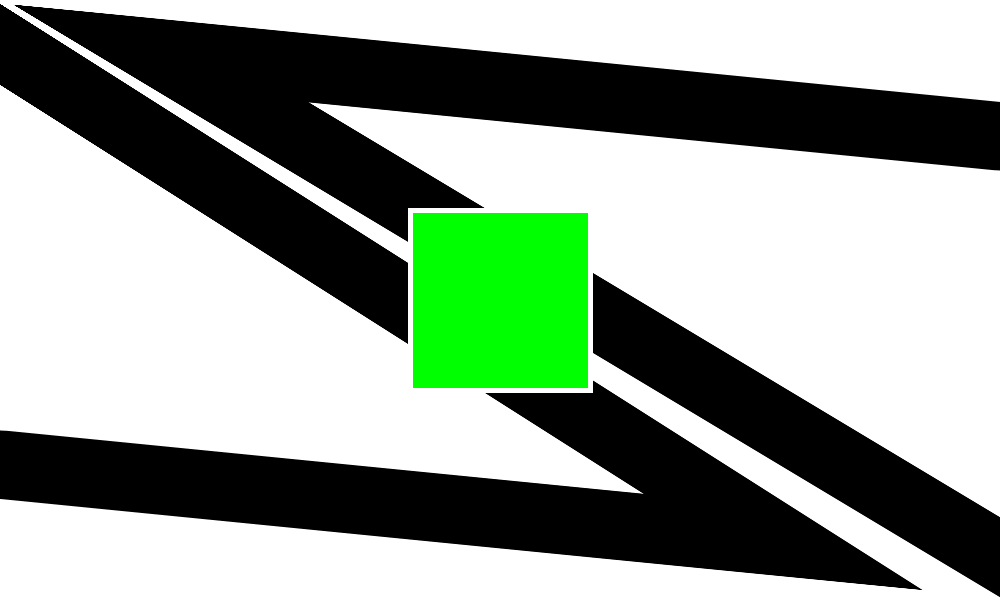
Frame 1 (no input)
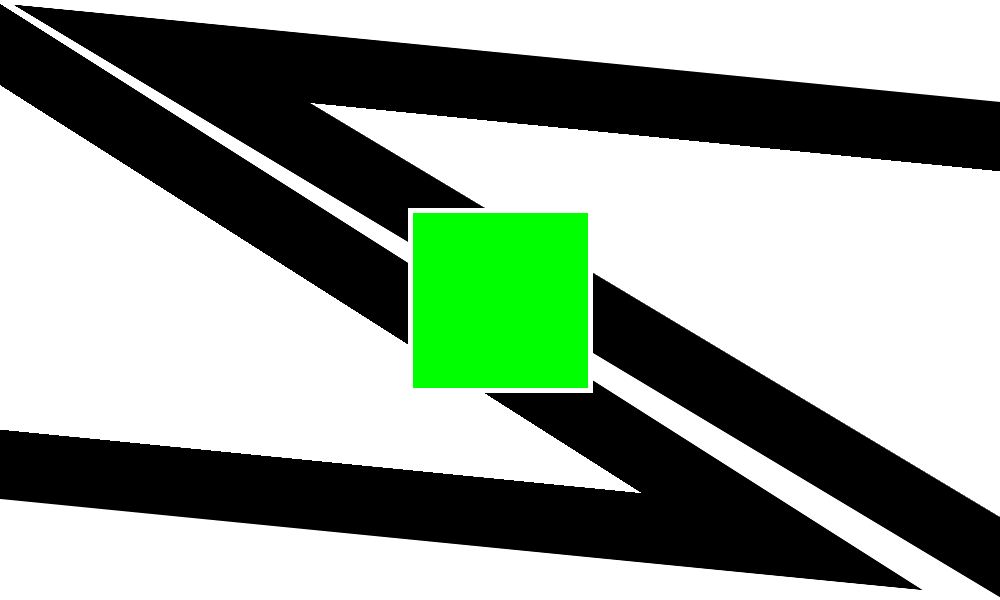
Frame 60 (the mouse pressed at the canvas centre just before this capture)
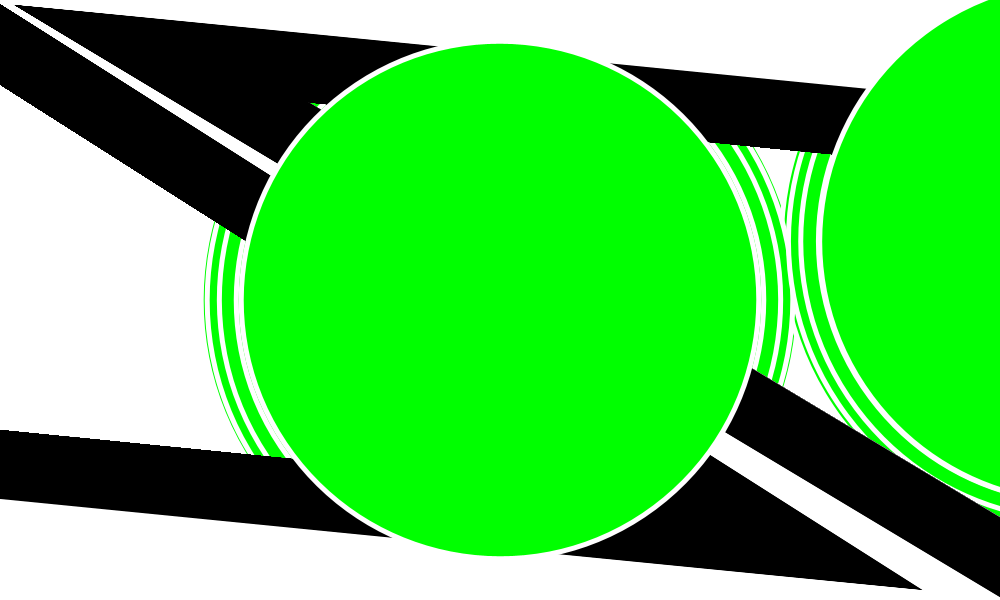
Frame 120 (the mouse held since frame 60 and released just before this capture)

The Processing sketch that drew these frames (run headless with seeded random() and noise(); from frame 60 on, the mouse is pressed at the canvas centre):

// Processing sketch: processing_105692
// ── processing_105692.pde


float squareWidth, squareHeight;
float rotation;
float diameter; 
float angle = 0;


void setup() {
  size(1000, 600);  
  background(255);
 //  if (frame != null) {
 //   frame.setResizable(true);
 // }
  rectMode(CENTER);
  squareWidth = squareHeight = 180;
  diameter = height - 10;
}

void draw() {
  fill(0, 255, 0);
  strokeWeight(width/7);
  line(0, 0, width, height); 




  if (width >= 1100) {
    fill(random(0, 255));
  }
  if (width <=400) { //narrows when width gets small
    fill(255, 0, 0);    
    for (int explode = 0; explode <= 5; explode++) {
      if (second() % 5 == 0) {
        squareHeight--;
      }
    }
  }


  if (width > 1100) { //widens when width gets large
    for (int explode = 0; explode <= 5; explode++) {
      if (second() % 5 == 0) {
        squareWidth++;
      }
    }
  }

  if (height >= 700) {
    fill(random(0, 255));
  }

  if (height < 300) { //narrows when height gets small
    fill(255, 0, 0);    
    for (int explode = 0; explode <= 5; explode++) {
      if (second() % 5 == 0) {
        squareHeight--;
      }
    }
  }


  if (height >= 700) { //widens when height gets large
    for (int explode = 0; explode <= 5; explode++) {
      if (second() % 5 == 0) {
        squareHeight++;
      }
    }
  }



  for (int i = 0; i < 100; i++) {
    strokeWeight(width/7);
    stroke(0);
    line(0, 0, width+i, height+i);
    line(0, 0, width, 0+i);
    line(width, height, 0, height-i);
  }

  for (int g = 0; g < 100; g++) {
    strokeWeight(5);
    stroke(255);
    line(0, 0, width+g, height+g);
    line(0, 0, width, 0+g);
    line(width, height, 0, height-g);
  }



  float Width = width;
  rotation = (5*mouseX / Width);
  println(rotation);


  translate(width/2, height/2); // green square  
  rotate(rotation);
  rect(0, 0, squareWidth, squareHeight);
  //rect(0,0,d2,d2);

  //  translate((width/2)-400, height/2);
  //  rect(0,0,0.5*squareWidth,0.5*squareHeight);
  //  translate((width/2)-500, height/2);
  //  rect(0,0,0.5*squareWidth,0.5*squareHeight);

  if (mousePressed) {

    for (int x = 0; x < 50; x += 5) {

//      stroke(255);
      strokeWeight(5);
      float sineValue = 10 + (sin(angle + PI/2) * diameter/2) + diameter/2;
      translate(-width/2, -height/2);
//      float n = norm(x, 0.0, 300.0); //these four lines of code are supposed to change the strokeWeight, but arent working
//      float y = pow(n, 4); 
//      y = y * 100;
//      strokeWeight(n * 5);
      ellipse(width*0.5, height*0.5, sineValue, sineValue);  
      angle += 0.02;
      println(sineValue);
    }
  }
}
